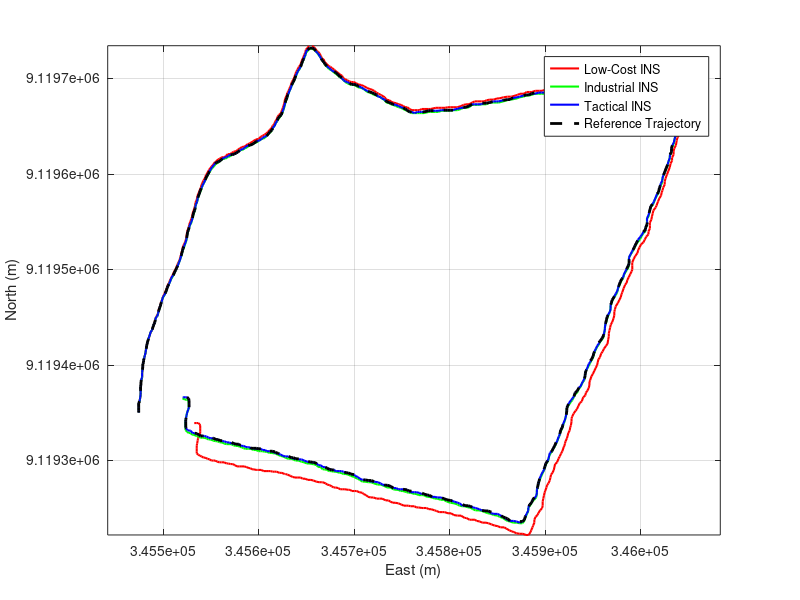

The MATLAB script that drew this image:
% Chargement des fichiers INS
lc  = load('donnees_LC.mat');
ind = load('donnees_IND.mat');
tac = load('donnees_TAC.mat');

% Chargement de la trajectoire de référence
ref = load('donnees_REF.mat');

% Construction des trajectoires 2D (East-North)
trajLC  = [lc.p_e_ins;  lc.p_n_ins];
trajIND = [ind.p_e_ins; ind.p_n_ins];
trajTAC = [tac.p_e_ins; tac.p_n_ins];
trajREF = [ref.x'; ref.y'];  % East = x, North = y

% Tracé des trajectoires en 2D
figure;
plot(trajLC(1,:), trajLC(2,:), 'r', 'LineWidth', 1.5); hold on;
plot(trajIND(1,:), trajIND(2,:), 'g', 'LineWidth', 1.5);
plot(trajTAC(1,:), trajTAC(2,:), 'b', 'LineWidth', 1.5);
plot(trajREF(1,:), trajREF(2,:), 'k--', 'LineWidth', 2); % Référence en pointillés noirs

% Mise en forme
grid on;
xlabel('East (m)');
ylabel('North (m)');
legend('Low-Cost INS', 'Industrial INS', 'Tactical INS', 'Reference Trajectory');
axis equal;
